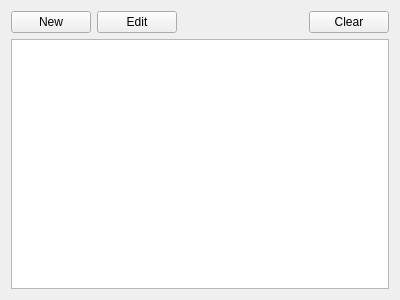
<?xml version="1.0" encoding="UTF-8"?>
<ui version="4.0">
 <class>PayloadWidget</class>
 <widget class="QWidget" name="PayloadWidget">
  <property name="geometry">
   <rect>
    <x>0</x>
    <y>0</y>
    <width>400</width>
    <height>300</height>
   </rect>
  </property>
  <property name="windowTitle">
   <string>Payload Editor</string>
  </property>
  <layout class="QVBoxLayout" name="verticalLayout_2">
   <item>
    <layout class="QHBoxLayout" name="horizontalLayout">
     <item>
      <widget class="QPushButton" name="newPayloadButton">
       <property name="text">
        <string>New</string>
       </property>
      </widget>
     </item>
     <item>
      <widget class="QPushButton" name="editPayloadButton">
       <property name="text">
        <string>Edit</string>
       </property>
      </widget>
     </item>
     <item>
      <spacer name="horizontalSpacer">
       <property name="orientation">
        <enum>Qt::Horizontal</enum>
       </property>
       <property name="sizeHint" stdset="0">
        <size>
         <width>40</width>
         <height>20</height>
        </size>
       </property>
      </spacer>
     </item>
     <item>
      <widget class="QPushButton" name="clearPayloadButton">
       <property name="text">
        <string>Clear</string>
       </property>
      </widget>
     </item>
    </layout>
   </item>
   <item>
    <widget class="QListView" name="payloadListView"/>
   </item>
  </layout>
 </widget>
 <resources/>
 <connections/>
</ui>
